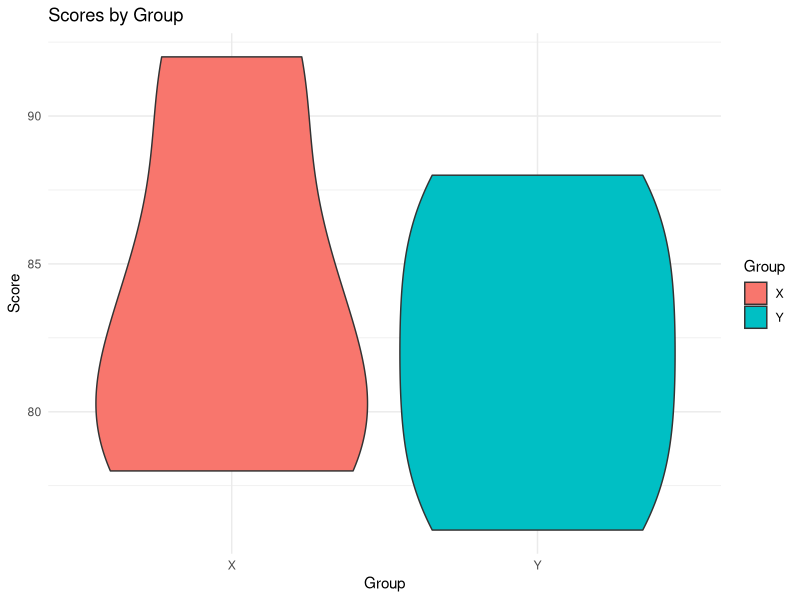

Generate this figure with R:
library(ggplot2)
# Create a data frame
scores_group_data <- data.frame(
  Group = c("X", "X", "X", "X", "Y", "Y", "Y", "Y"),
  Score = c(80, 85, 78, 92, 88, 76, 80, 84)
)

# Plot violin plot
ggplot(scores_group_data, aes(x = Group, y = Score, fill = Group)) +
  geom_violin() +
  labs(title = "Scores by Group",
       x = "Group",
       y = "Score") +
  theme_minimal()
